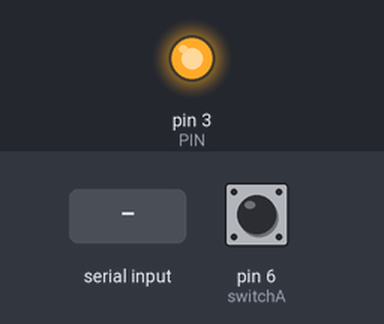
A sketch run on a simulated Arduino Uno, built with avr-gcc and run on an emulated ATmega328P. On the bench: output pins drawn as LEDs (lit = HIGH). Dashed ring = blinking. The test bench sets the inputs (shaded band); at power-on: pin 6 (switchA) LOW. What the sketch prints to the serial monitor is not drawn.

Above: at 1.2 s.
1.3 s: pin 6 (switchA) pulled HIGH for 0.15 s
At 1.37 s:
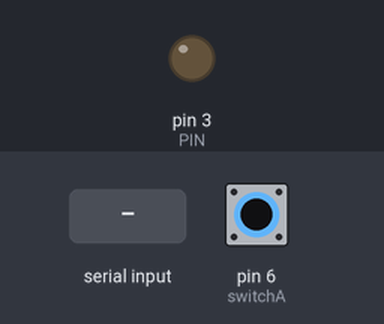
4.4 s: "s" received over Serial
10.4 s: pin 6 (switchA) pulled HIGH for 0.15 s
At 11.6 s:
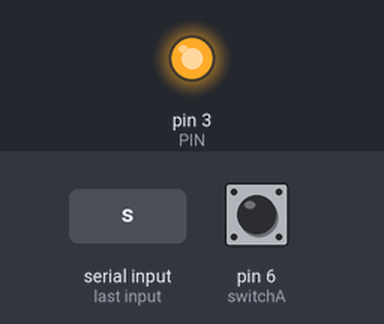
13.5 s: pin 6 (switchA) pulsed HIGH 2 times (0.12 s each, 0.3 s apart)
At 13.71 s:
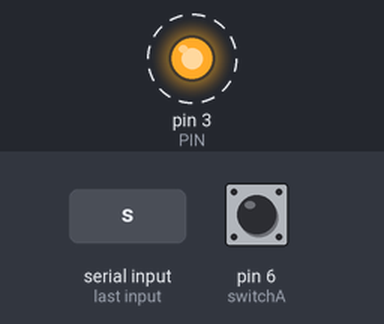
Timing chart, 0 to 16.5 s (numbered marks = the images above; inputs shaded):
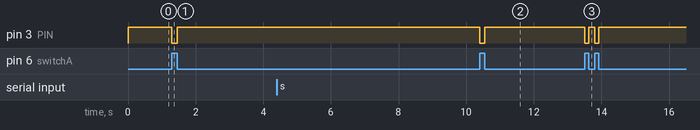

The sketch:

Hallswitch.ino
```cpp
#define PIN 3
#define switchA 6
String data;
void setup() {
  // initialize digital pin LED_BUILTIN as an output.
  Serial.begin(115200);
  pinMode(PIN, OUTPUT);
  pinMode(switchA, INPUT);
  //digitalWrite(PIN, HIGH);
}

// the loop function runs over and over again forever
void loop() {
  int val = digitalRead( switchA);
  if (val == HIGH) {
    digitalWrite(PIN, LOW);
    Serial.println("LOW");
  } else {
    digitalWrite(PIN, HIGH);
    Serial.println("HIGH");
  }
  if (Serial.available() > 0) {
    receive();
    if (data == "a") {
      digitalWrite(PIN, HIGH);
    }
    if (data == "s") {
      digitalWrite(PIN, LOW);
    }
  }                     // wait for a second
}

void receive() {
  data = "";
  while (Serial.available() > 0) {
    data = data + char(Serial.read());
    delay(2);
  }
  Serial.println("data:" + data);
  Serial.print("datasize:");
  Serial.println(data.length());
}
```

Measured:
- after the input at 1.3 s, pin 3 (PIN): HIGH → LOW at once, → HIGH 0.15 s later
- after the input at 10.4 s, pin 3 (PIN): HIGH → LOW at once, → HIGH 0.15 s later
- after the input at 13.5 s, pin 3 (PIN): alternates HIGH for 0.18 s and LOW for 0.12 s, 4 changes in all, then stays HIGH, starting at once
